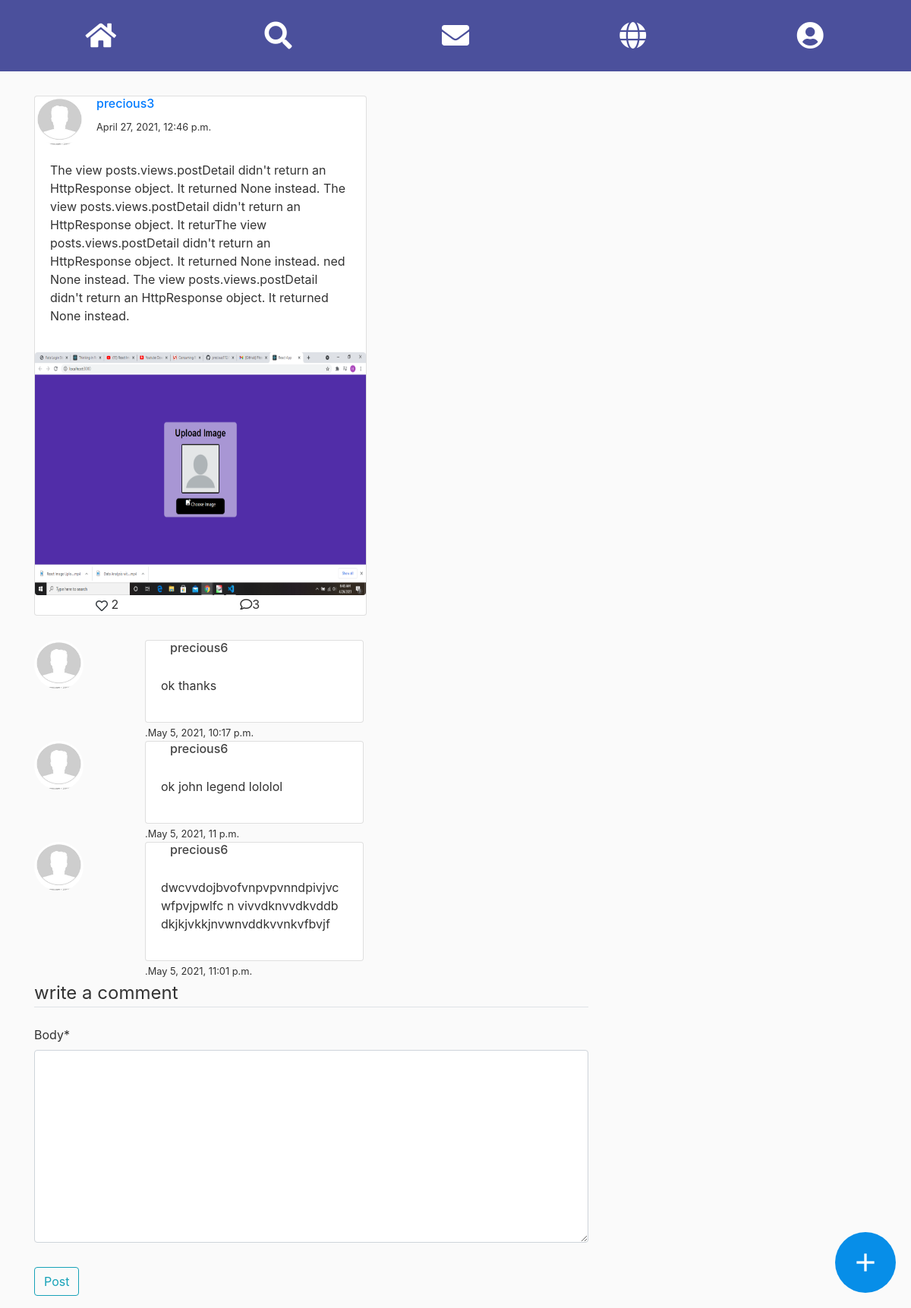
The page /posts/14/ on the database its author committed.
### posts/models.py (models this page shows, shortened)
class Posts(models.Model):
	body= models.TextField()
	author=models.ForeignKey(User,on_delete=models.CASCADE)
	date_of_release= models.DateTimeField(default=timezone.now)
	post_image= models.ImageField(upload_to='post_imgs')
	like= models.ManyToManyField(User,related_name='likes', blank=True)
	like_count= models.BigIntegerField(default=0)

class Comment(models.Model):
	post= models.ForeignKey(Posts,on_delete=models.CASCADE, related_name='comments')
	body= models.TextField()
	by=models.ForeignKey(User, on_delete=models.CASCADE,default=1)
	date_created= models.DateTimeField(default=timezone.now)

### users/models.py (models this page shows, shortened)
class Profile(models.Model):
	user = models.OneToOneField(User, on_delete=models.CASCADE)
	FriendsList=models.ManyToManyField("self")
	image = models.ImageField(default='default.jpg', upload_to='profile_pics')

### posts/views.py (the view)
# urls.py: path('posts/<int:pk>/', p_views.postDetail, name='post-detail'),
def postDetail(request, pk):
    post= get_object_or_404(Posts, pk=pk)
    comments= post.comments.all()
    NumComment= comments.count()
    if request.method =='POST':
        form= CommentForm(request.POST, request.FILES)
        if form.is_valid():
            form.instance.by= request.user
            com= form.save(commit=False)
            com.post=post
            com.save()
            return redirect('post-detail',pk=post.pk)
            messages.success(request, f'Commment successful')
    else:
        form= CommentForm()
    context = {
            'post':post,
            'comments':comments,
            'form':form,
            'NumComment':NumComment
            }
    return render(request, 'posts/post-detail.html', context)

### posts/forms.py
class CommentForm(forms.ModelForm):
    class Meta:
        model= Comment
        fields=['body']

### chat/custom_context_processor.py (called while the page is built, shortened)
def DisplayNewMessage(request):
    friendsOne=[]
    friendsTwo=[]
    LastChats=[]
    Last_message_sent=[]
    if request.user.is_anonymous:
        pass
    NumOfMessages= len(LastChats)
    return {
        'NumOfMessages':NumOfMessages,
        }

def notifications(request):
    NumOfNotifications=0
    if request.user.is_anonymous:
        pass
    else:
        friend_requests= AddFriend.objects.filter(receiver=request.user)
        for F in friend_requests:
            NumOfNotifications += 1
    return {
        'NumOfNotifications':NumOfNotifications,
        }

### posts/Templates/posts/post-detail.html (shortened to what this page needs)
{% extends "posts/base.html" %}
{% load crispy_forms_tags %}
{% block content %}
<a href="http://www.google.com" class="material-icons floating-btn">add</a>
<div class="card" style="margin: 2rem 0; width:60%; ">
	<div style="display:flex;">
	<img class="rounded-circle article-img align-baseline" src="{{ post.author.profile.image.url }}">
	<div>
	<a href="#"><h6 class="align-top" >{{ post.author.username }}</a></h6><span><small>{{ post.date_of_release }}</small></span>
	</div>
	</div>
	<div class="card-body">
		<p >{{ post.body }}</p>
	</div>
	<div>
	<img class="rounded mx-auto" style="width:100%; height:20rem;" src="{{ post.post_image.url }}">
	</div>
	<div style="display:flex;">
		<div style="margin-left: 5rem;"><button class="btn btn-link text-dark p-0 border-0 btn-outline-light" id="liked" value="{{ post.pk }}"><i class="far fa-heart" style="background-color: white;"></i></button>{% if post.like_count == 0 %}
			<span id="NumLike"> </span> {% else %}	<span id="NumLike">{{ post.like_count }}</span>{% endif %}</div>
		<div style="margin-left: 10rem;"><i class="far fa-comment"></i><span>{{ NumComment }}</span></div>
	</div>
  </div>
		{%  for comment in  comments  %}
 <div style="display:flex;">
	<div style="width: 20%;">
	<img class="rounded-circle article-img align-baseline" src="{{ comment.by.profile.image.url }}">
	</div>
	<div style="width: 80%;" >
    <div class="card" style="width:18rem;">
	<div style="margin-left: 2rem;">
		<h6>{{ comment.by.username }}</h6>
	</div>
	<div class="card-body">
		<p>{{ comment.body }}</p>
	</div>
	</div>
    <span><small>.{{ comment.date_created }}</small></span>
	</div>
</div>
        {% endfor %}
		<div class="content-section">
			<form method="POST" enctype="multipart/form-data">
				<fieldset class="form-group">
					<legend class="border-bottom mb-4">write a comment</legend>
					{{ form|crispy }}
				</fieldset>
				<div class="form-group">
					<button class="btn btn-outline-info" type="submit">Post</button>
				</div>
			</form>
		</div>
{% endblock content %}

### posts/static/posts/main.css (style rules this page uses)
body { background: #fafafa; color: #333333; margin: 0; }
h1, h2, h3, h4, h5, h6 { color: #444444; }
.article-img { height: 65px; width: 65px; margin-right: 16px; }
.floating-btn { width: 80px; height: 80px; background: #078ee8; display: flex; align-items: center; justify-content: center; text-decoration: none; border-radius: 50%; color: #ffffff; font-size: 40px; box-shadow: 2px 2px 5px rgba(0,0,0,0,0.25); position: fixed; right: 20px; bottom: 20px; transition: background 0.25; }
textarea { width:100%; outline:none; font-size:1rem; padding:1%; border-radius:2rem; }

### rows shown on the page
Posts: author.profile.image (placeholder picture), author.username "precious3", date_of_release "April 27, 2021, 12:46 p.m.", body "The view posts.views.postDetail didn't return an HttpResponse object. It returned None instead. The view posts.views.postDetail didn't return an HttpResponse object. It returThe view posts.views.postDetail didn't return an HttpResponse object. It returned None instead. ned None instead. The view posts.views.postDetail didn't return an HttpResponse object. It returned None instead.", post_image (picture), like_count "2"
Comment: by.profile.image (placeholder picture), by.username "precious6", body "ok thanks", date_created "May 5, 2021, 10:17 p.m."
Comment: by.profile.image (placeholder picture), by.username "precious6", body "ok john legend lololol", date_created "May 5, 2021, 11 p.m."
Comment: by.profile.image (placeholder picture), by.username "precious6", body "dwcvvdojbvofvnpvpvnndpivjvcwfpvjpwlfc n vivvdknvvdkvddb dkjkjvkkjnvwnvddkvvnkvfbvjf", date_created "May 5, 2021, 11:01 p.m."

### other values the page prints
{{ NumComment }} "3"
